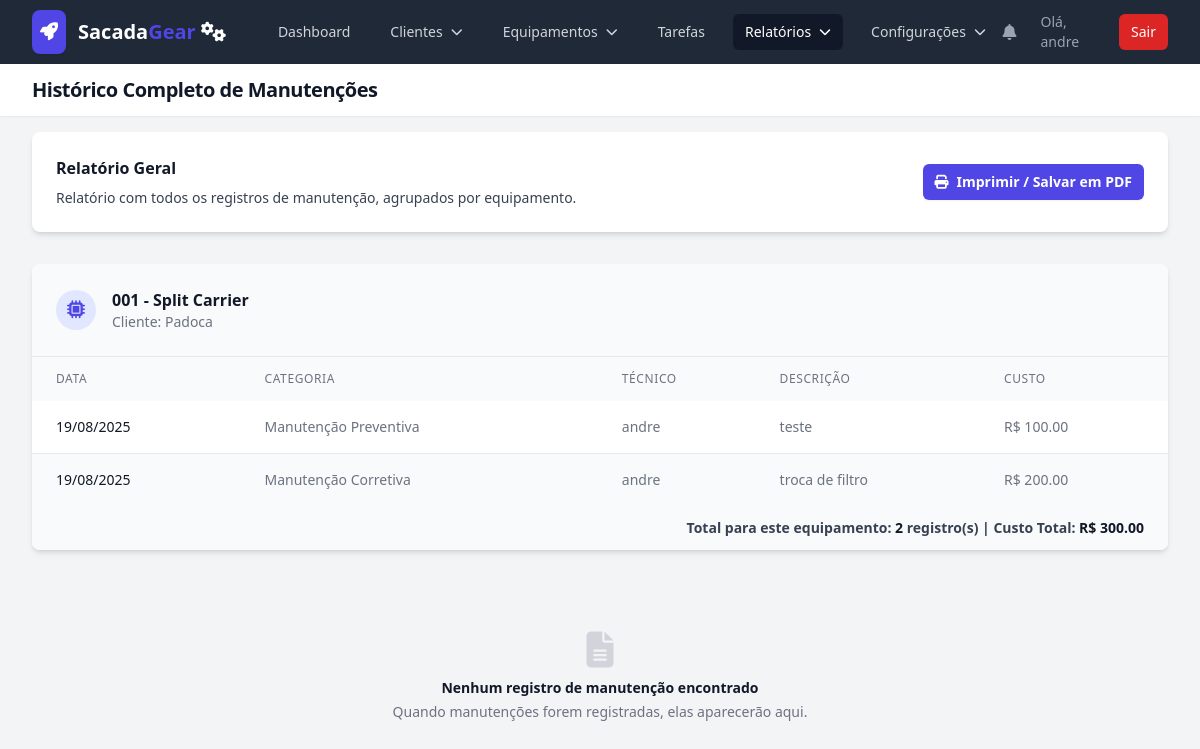
The app's page /history/all (signed in), older data.
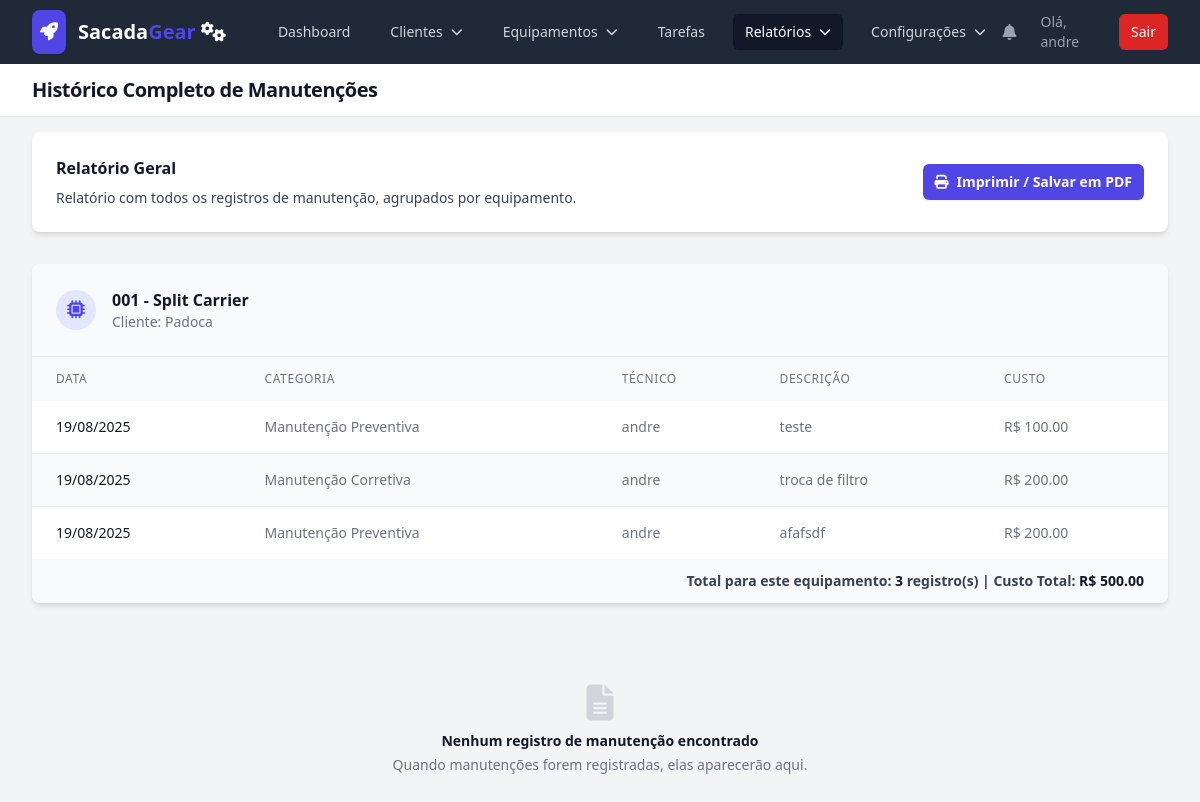
The same page, newer data.
### models.py (models this page shows, shortened)
class Equipment(db.Model):
    id = db.Column(db.Integer, primary_key=True)
    code = db.Column(db.String(50), nullable=False, unique=True)
    model = db.Column(db.String(150), nullable=False)
    location = db.Column(db.String(200), nullable=False)
    description = db.Column(db.Text, nullable=True)
    install_date = db.Column(db.Date, nullable=True)
    last_maintenance_date = db.Column(db.Date, nullable=True)
    next_maintenance_date = db.Column(db.Date, nullable=False)
    user_id = db.Column(db.Integer, db.ForeignKey('user.id'), nullable=False)
    client_id = db.Column(db.Integer, db.ForeignKey('client.id'), nullable=False)
    is_archived = db.Column(db.Boolean, default=False, nullable=False)
    maintenance_history = db.relationship('MaintenanceHistory', backref='equipment', lazy='dynamic', cascade="all, delete-orphan")

class Client(db.Model):
    id = db.Column(db.Integer, primary_key=True)
    name = db.Column(db.String(150), nullable=False, unique=True)
    address = db.Column(db.String(250), nullable=True)
    contact_person = db.Column(db.String(100), nullable=True)
    phone = db.Column(db.String(20), nullable=True)
    equipments = db.relationship('Equipment', backref='client', lazy=True)
    is_archived = db.Column(db.Boolean, default=False, nullable=False)

class MaintenanceHistory(db.Model):
    id = db.Column(db.Integer, primary_key=True)
    maintenance_date = db.Column(db.Date, nullable=False, default=datetime.utcnow)
    category = db.Column(db.String(50), nullable=False)
    description = db.Column(db.Text, nullable=False)
    equipment_id = db.Column(db.Integer, db.ForeignKey('equipment.id'), nullable=False)
    technician_id = db.Column(db.Integer, db.ForeignKey('user.id'), nullable=False)
    cost = db.Column(db.Numeric(10, 2), nullable=True)
    images = db.relationship('MaintenanceImage', backref='maintenance_record', lazy=True, cascade="all, delete-orphan")

class User(UserMixin, db.Model):
    id = db.Column(db.Integer, primary_key=True)
    username = db.Column(db.String(80), unique=True, nullable=False)
    password_hash = db.Column(db.String(200), nullable=False)
    role = db.Column(db.String(20), nullable=False, default='technician')
    is_active = db.Column(db.Boolean, default=False, nullable=False)
    equipments = db.relationship('Equipment', backref='operator', lazy=True)
    maintenance_records = db.relationship('MaintenanceHistory', backref='technician', lazy=True)
    created_tasks = db.relationship('Task', back_populates='creator', foreign_keys='Task.creator_id')

### app.py (the view)
    @app.route('/history/all')
    @login_required
    @admin_required
    def full_history():
        equipments = Equipment.query.options(
            joinedload(Equipment.client)
        ).order_by(Equipment.code).all()
        for eq in equipments:
            eq.loaded_history = eq.maintenance_history.options(
                joinedload(MaintenanceHistory.technician)
            ).order_by(desc(MaintenanceHistory.maintenance_date)).all()
        return render_template('full_history.html', equipments=equipments)

### templates/full_history.html (shortened to what the changed rows need)
{% extends "base.html" %}
{% block header %}Histórico Completo de Manutenções{% endblock %}
{% block content %}
<div class="space-y-8">
    <div class="bg-white shadow-md rounded-lg p-4 sm:p-6 no-print">
        <div class="sm:flex sm:items-center">
            <div class="sm:flex-auto">
                <h1 class="text-base font-semibold leading-6 text-gray-900">Relatório Geral</h1>
            </div>
        </div>
    </div>
    <div id="printable-area" class="space-y-8">
        {% set has_history = false %}
        {% for equipment in equipments %}
            {% if equipment.loaded_history %}
                {% set has_history = true %}
                <div class="bg-white shadow-md rounded-lg overflow-hidden print-shadow-none">
                    <div class="p-4 sm:p-6 bg-gray-50 border-b border-gray-200 print-bg-transparent">
                        <div class="flex items-center">
                            <div class="flex-shrink-0 h-10 w-10 flex items-center justify-center bg-indigo-100 rounded-full">
                                <i class="fas fa-microchip text-lg text-indigo-600"></i>
                            </div>
                            <div class="ml-4">
                                <h3 class="text-base font-semibold leading-6 text-gray-900">{{ equipment.code }} - {{ equipment.model }}</h3>
                                <p class="text-sm text-gray-500">Cliente: {{ equipment.client.name }}</p>
                            </div>
                        </div>
                    </div>
                    <div class="overflow-x-auto">
                        <table class="min-w-full">
                            <thead class="bg-gray-50 print-bg-transparent">
                                <tr>
                                    <th scope="col" class="py-3.5 pl-4 pr-3 text-left text-xs font-medium text-gray-500 uppercase tracking-wider sm:pl-6">Data</th>
                                    <th scope="col" class="px-3 py-3.5 text-left text-xs font-medium text-gray-500 uppercase tracking-wider">Categoria</th>
                                    <th scope="col" class="px-3 py-3.5 text-left text-xs font-medium text-gray-500 uppercase tracking-wider">Técnico</th>
                                    <th scope="col" class="px-3 py-3.5 text-left text-xs font-medium text-gray-500 uppercase tracking-wider">Descrição</th>
                                    <th scope="col" class="px-3 py-3.5 text-left text-xs font-medium text-gray-500 uppercase tracking-wider">Custo</th>
                                </tr>
                            </thead>
                            <tbody class="bg-white divide-y divide-gray-200">
                                {% for history in equipment.loaded_history %}
                                <tr class="even:bg-gray-50 print-bg-transparent">
                                    <td class="whitespace-nowrap py-4 pl-4 pr-3 text-sm font-medium text-gray-900 sm:pl-6">{{ history.maintenance_date.strftime('%d/%m/%Y') }}</td>
                                    <td class="whitespace-nowrap px-3 py-4 text-sm text-gray-500">{{ history.category }}</td>
                                    <td class="whitespace-nowrap px-3 py-4 text-sm text-gray-500">{{ history.technician.username }}</td>
                                    <td class="px-3 py-4 text-sm text-gray-500 max-w-sm">
                                        <p class="whitespace-pre-wrap">{{ history.description }}</p>
                                    </td>
                                    <td class="whitespace-nowrap px-3 py-4 text-sm text-gray-500">
                                        {{ "R$ %.2f"|format(history.cost) if history.cost is not none else 'N/A' }}
                                    </td>
                                </tr>
                                {% endfor %}
                            </tbody>
                            <tfoot class="bg-gray-50 print-bg-transparent">
                                {% set total_cost = namespace(value=0) %}
                                {% for item in equipment.loaded_history %}
                                    {% if item.cost is not none %}
                                        {% set total_cost.value = total_cost.value + item.cost %}
                                    {% endif %}
                                {% endfor %}
                                <tr>
                                    <td colspan="5" class="px-6 py-3 text-right text-sm font-semibold text-gray-700">
                                        Total para este equipamento:
                                        <span class="font-bold text-gray-900">{{ equipment.loaded_history|length }}</span> registro(s) | Custo Total:
                                        <span class="font-bold text-gray-900">R$ {{ "%.2f"|format(total_cost.value) }}</span>
                                    </td>
                                </tr>
                            </tfoot>
                        </table>
                    </div>
                </div>
            {% endif %}
        {% endfor %}
    </div>
</div>
{% endblock %}

Row changes from the older to the newer data that the page shows:
computed for Equipment "Split Carrier": loaded_history|length "2" → "3"; value "300.00" → "500.00"
added MaintenanceHistory: maintenance_date "19/08/2025", category "Manutenção Preventiva", technician.username "andre", description "afafsdf", cost "R$ 200.00"
